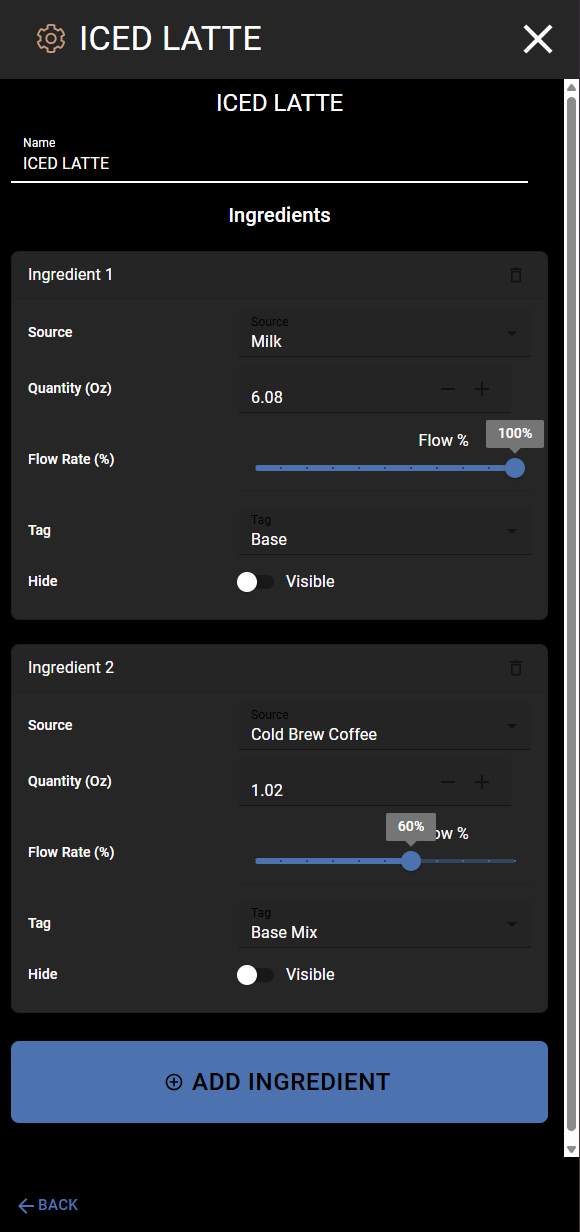
#> input picture devices/images/recipe_build.png, 580 x 1232 px
$ python annotate.py
#> lines starting #> are read from the running program, lines starting #| are printed output that depends on the picture
"""Generate annotated screenshots for YUM machine documentation."""
from PIL import Image, ImageDraw, ImageFont
import os

IMG_DIR = os.path.join(os.path.dirname(__file__), "images")

def get_font(size):
    """Try to load a bold font, fall back to default."""
    try:
        return ImageFont.truetype("arialbd.ttf", size)
    except OSError:
        try:
            return ImageFont.truetype("arial.ttf", size)
        except OSError:
            return ImageFont.load_default()

def draw_circle_highlight(draw, cx, cy, radius, color="red", width=4):
    """Draw a circle highlight around a point."""
    draw.ellipse(
        [cx - radius, cy - radius, cx + radius, cy + radius],
        outline=color, width=width
    )

def draw_rect_highlight(draw, x1, y1, x2, y2, color="red", width=4):
    """Draw a rectangle highlight."""
    draw.rectangle([x1, y1, x2, y2], outline=color, width=width)

def draw_label(draw, x, y, text, font, color="red", bg_color="white"):
    """Draw a label with background."""
    bbox = draw.textbbox((x, y), text, font=font)
    padding = 6
    draw.rectangle(
        [bbox[0] - padding, bbox[1] - padding, bbox[2] + padding, bbox[3] + padding],
        fill=bg_color, outline=color, width=2
    )
    draw.text((x, y), text, fill=color, font=font)

def draw_arrow_line(draw, x1, y1, x2, y2, color="red", width=3):
    """Draw a line (arrow body)."""
    draw.line([(x1, y1), (x2, y2)], fill=color, width=width)


def annotate_recipe_build():
    """Annotate recipe_build.png - highlight trash icon, add ingredient button, quantity fields."""
    img = Image.open(os.path.join(IMG_DIR, "recipe_build.png"))
#> img is the input picture: PIL image 580x1232 RGBA; mean R, G, B, A 36, 38.4, 42.3, 255
    draw = ImageDraw.Draw(img)
    font = get_font(20)
    small_font = get_font(16)
    w, h = img.size
#> w = 580; h = 1232

    # Highlight trash icon on Ingredient 1 (icon at ~x=564-578, y=230-309)
    # Use a rectangle instead of circle to avoid right-edge clipping
    draw_rect_highlight(draw, 505, 245, 578, 300, color="#FF4444", width=4)
    draw_label(draw, 390, 220, "Delete", font, color="#FF4444", bg_color="#FFFFFF")
    draw_arrow_line(draw, 470, 238, 503, 260, color="#FF4444", width=3)

    # Highlight Quantity field on Ingredient 1 (text at y=401, +/- at y=420-429)
    draw_rect_highlight(draw, 240, 388, 515, 435, color="#44AAFF", width=3)
    draw_label(draw, 80, 395, "Amount", font, color="#44AAFF", bg_color="#FFFFFF")
    draw_arrow_line(draw, 170, 412, 238, 412, color="#44AAFF", width=3)

    # Highlight Flow Rate slider on Ingredient 1 (slider at y=460-476, x=256-524)
    draw_rect_highlight(draw, 240, 430, 530, 480, color="#44FF44", width=3)
    draw_label(draw, 80, 445, "Speed", font, color="#44FF44", bg_color="#FFFFFF")
    draw_arrow_line(draw, 150, 460, 238, 460, color="#44FF44", width=3)

    # Highlight ADD INGREDIENT button (y=999-1119, x=11-575)
    draw_rect_highlight(draw, 8, 995, 578, 1123, color="#FFaa00", width=5)
    draw_label(draw, 200, 1130, "Add New", font, color="#FFaa00", bg_color="#FFFFFF")

    img.save(os.path.join(IMG_DIR, "recipe_build_annotated.png"))
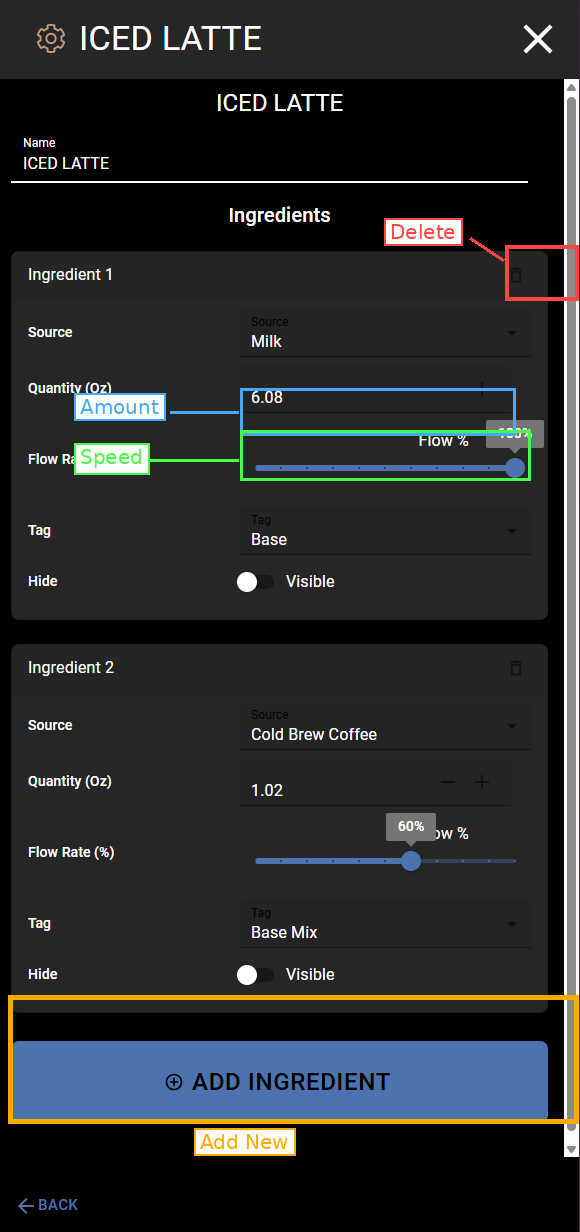
#> saved as recipe_build_annotated.png: PIL image 580x1232 RGBA; mean R, G, B, A 41.1, 43.3, 44.6, 255
    print("Created recipe_build_annotated.png")


def annotate_product_select():
    """Annotate product_select.png - highlight menu icon and navigation."""
    img = Image.open(os.path.join(IMG_DIR, "product_select.png"))
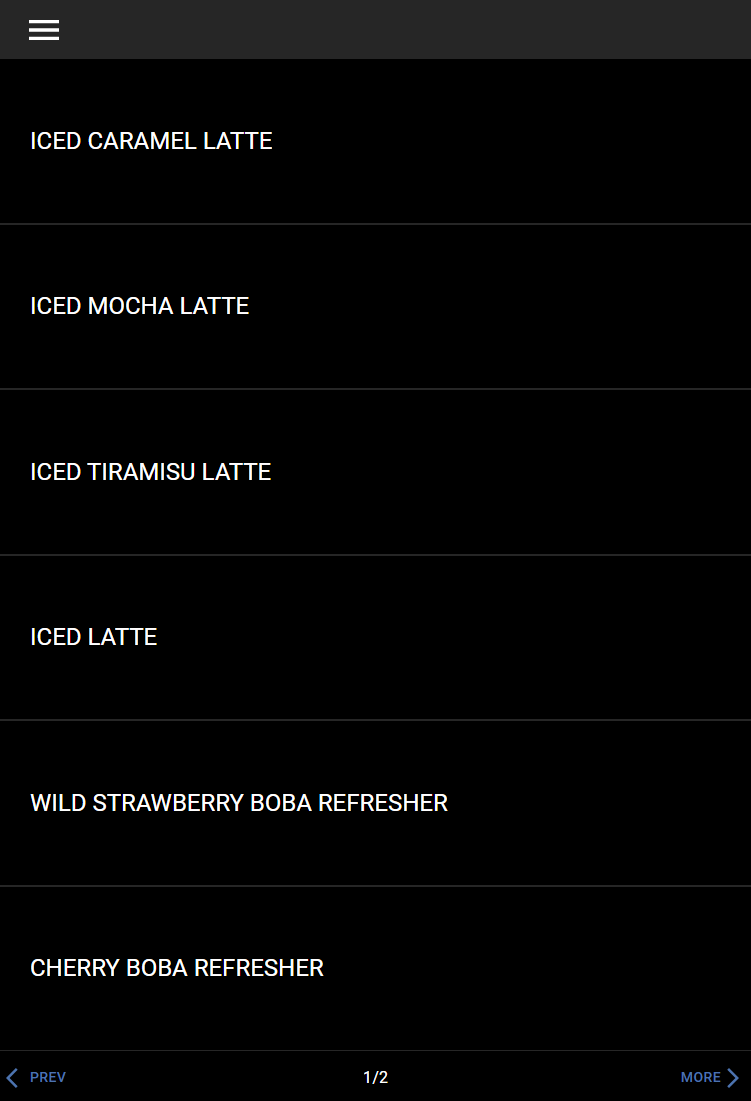
#> input picture devices/images/product_select.png, 751 x 1101 px
#> img is the input picture: PIL image 751x1101 RGBA; mean R, G, B, A 5.5, 5.5, 5.5, 255
    draw = ImageDraw.Draw(img)
    font = get_font(20)

    # Highlight menu icon (hamburger, top-left)
    draw_circle_highlight(draw, 43, 28, 30, color="#FFaa00", width=4)
    draw_label(draw, 85, 10, "Menu", font, color="#FFaa00", bg_color="#FFFFFF")
    draw_arrow_line(draw, 85, 28, 73, 28, color="#FFaa00", width=3)

    # Highlight PREV/MORE navigation (PREV around y=1065-1090, MORE same)
    draw_rect_highlight(draw, 0, 1060, 120, 1090, color="#44AAFF", width=3)
    draw_rect_highlight(draw, 630, 1060, 750, 1090, color="#44AAFF", width=3)
    draw_label(draw, 260, 1040, "More Drinks", font, color="#44AAFF", bg_color="#FFFFFF")

    img.save(os.path.join(IMG_DIR, "product_select_annotated.png"))
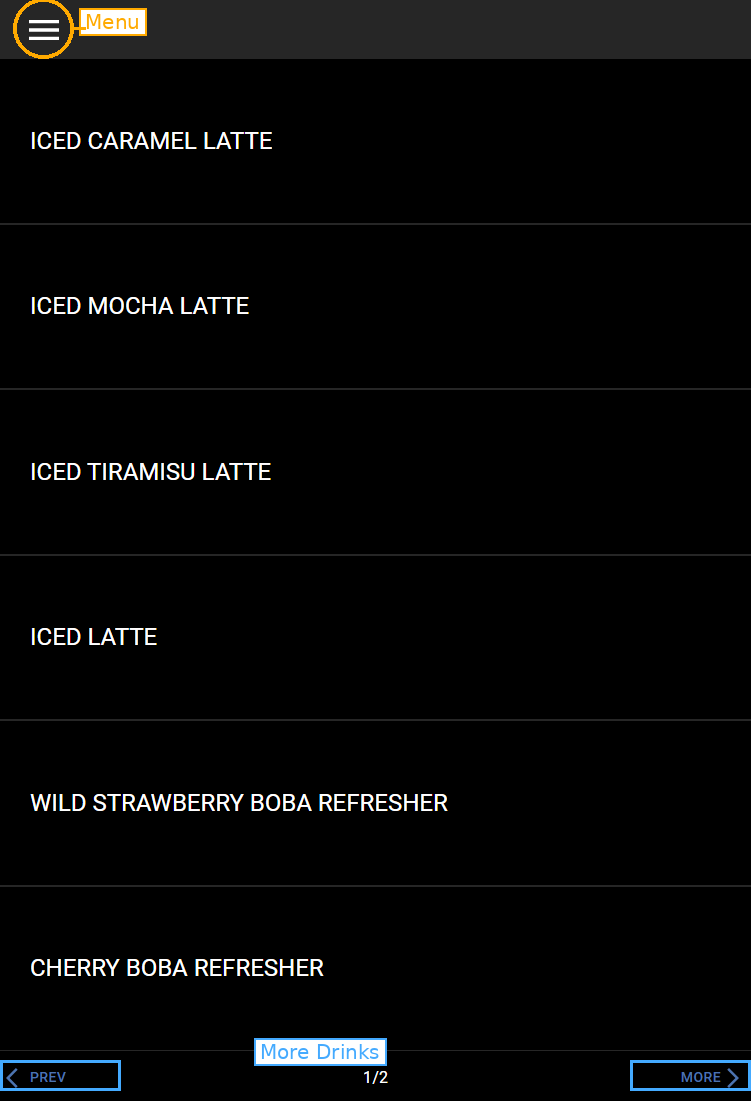
#> saved as product_select_annotated.png: PIL image 751x1101 RGBA; mean R, G, B, A 7.2, 7.5, 7.5, 255
    print("Created product_select_annotated.png")


def annotate_drink_build():
    """Annotate drink_build.png - highlight size, room, start pour."""
    img = Image.open(os.path.join(IMG_DIR, "drink_build.png"))
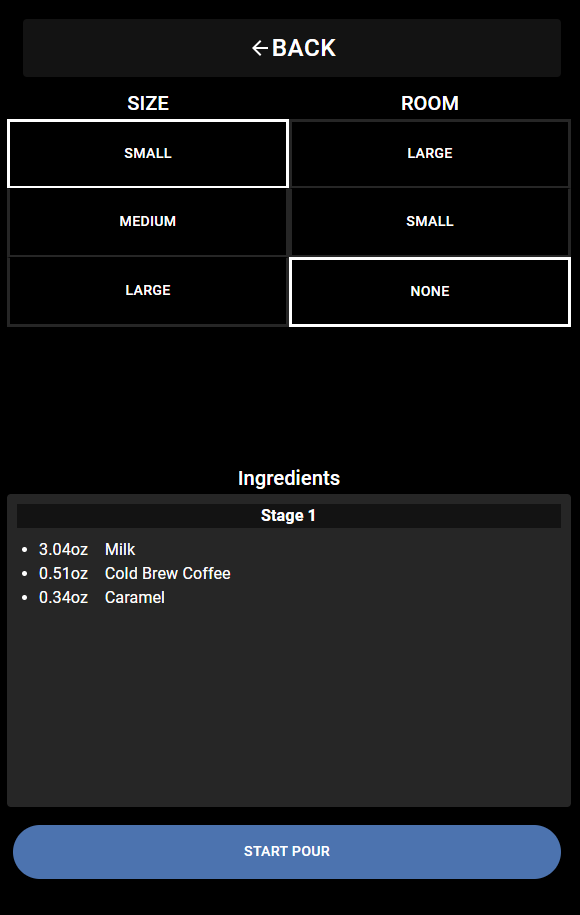
#> input picture devices/images/drink_build.png, 580 x 915 px
#> img is the input picture: PIL image 580x915 RGBA; mean R, G, B, A 22.2, 24.2, 27.5, 255
    draw = ImageDraw.Draw(img)
    font = get_font(20)

    # Highlight Size column
    draw_rect_highlight(draw, 20, 85, 290, 265, color="#44AAFF", width=4)
    draw_label(draw, 80, 62, "Pick Size", font, color="#44AAFF", bg_color="#FFFFFF")

    # Highlight Room column
    draw_rect_highlight(draw, 300, 85, 565, 265, color="#44FF44", width=4)
    draw_label(draw, 355, 62, "Pick Room", font, color="#44FF44", bg_color="#FFFFFF")

    # Highlight Start Pour
    draw_rect_highlight(draw, 45, 830, 540, 880, color="#FFaa00", width=5)

    img.save(os.path.join(IMG_DIR, "drink_build_annotated.png"))
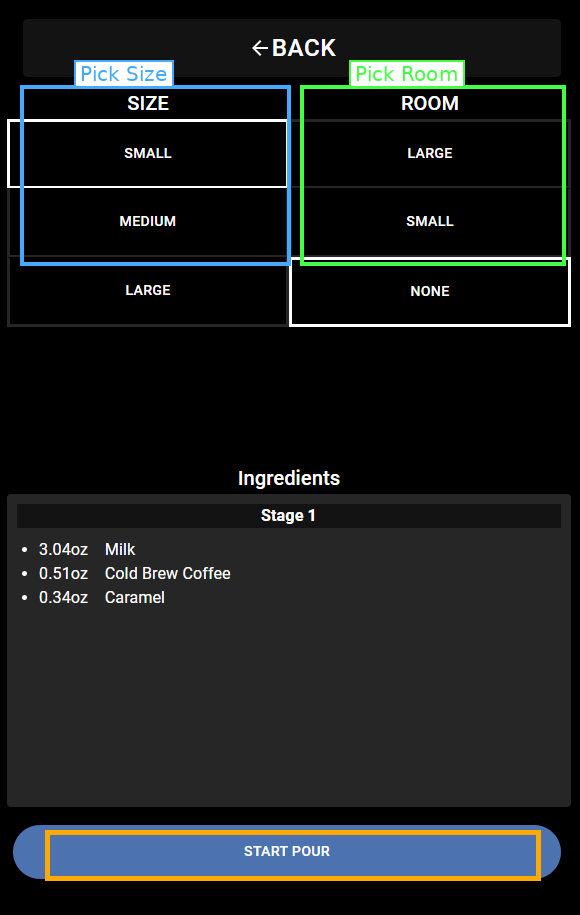
#> saved as drink_build_annotated.png: PIL image 580x915 RGBA; mean R, G, B, A 26.9, 30.1, 30.3, 255
    print("Created drink_build_annotated.png")


def annotate_source_edit():
    """Annotate source_edit.png - highlight Dispense Product button for cleaning."""
    img = Image.open(os.path.join(IMG_DIR, "source_edit.png"))
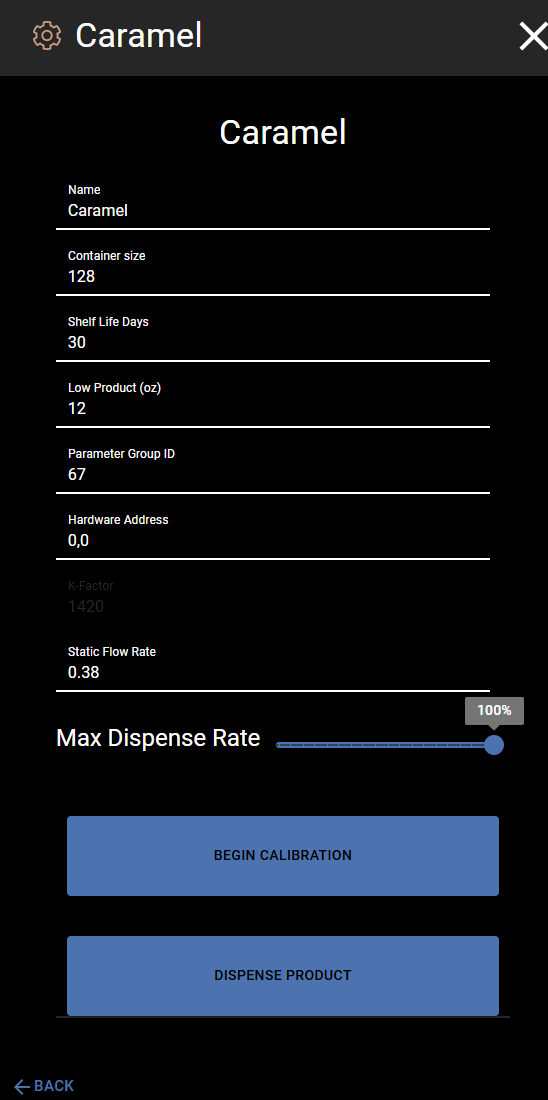
#> input picture devices/images/source_edit.png, 548 x 1100 px
#> img is the input picture: PIL image 548x1100 RGBA; mean R, G, B, A 17.1, 21.6, 28.5, 255
    draw = ImageDraw.Draw(img)
    font = get_font(20)

    # Highlight DISPENSE PRODUCT button (y=936-1015, x=70-495)
    draw_rect_highlight(draw, 55, 930, 500, 1020, color="#FFaa00", width=5)
    draw_label(draw, 100, 1025, "Use for Cleaning", font, color="#FFaa00", bg_color="#FFFFFF")

    # Highlight BEGIN CALIBRATION button (y=816-895, x=70-495)
    draw_rect_highlight(draw, 55, 810, 500, 900, color="#44AAFF", width=4)
    draw_label(draw, 130, 785, "Advanced", small_font, color="#44AAFF", bg_color="#FFFFFF")

    img.save(os.path.join(IMG_DIR, "source_edit_annotated.png"))
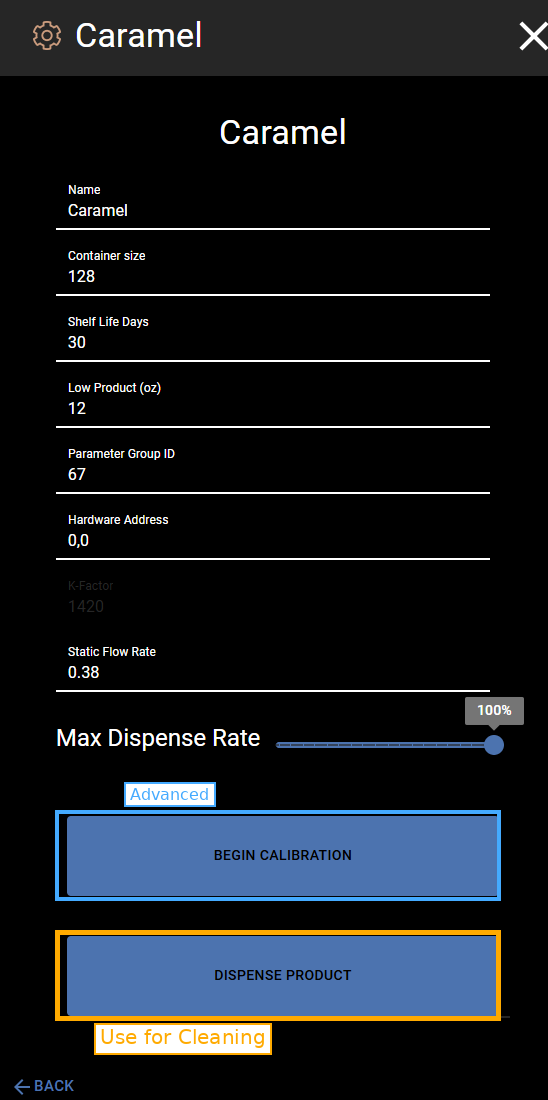
#> saved as source_edit_annotated.png: PIL image 548x1100 RGBA; mean R, G, B, A 22.9, 27.2, 32.9, 255
    print("Created source_edit_annotated.png")

small_font = get_font(16)

if __name__ == "__main__":
    annotate_recipe_build()
    annotate_product_select()
    annotate_drink_build()
    annotate_source_edit()
    print("Done! All annotated screenshots created.")
